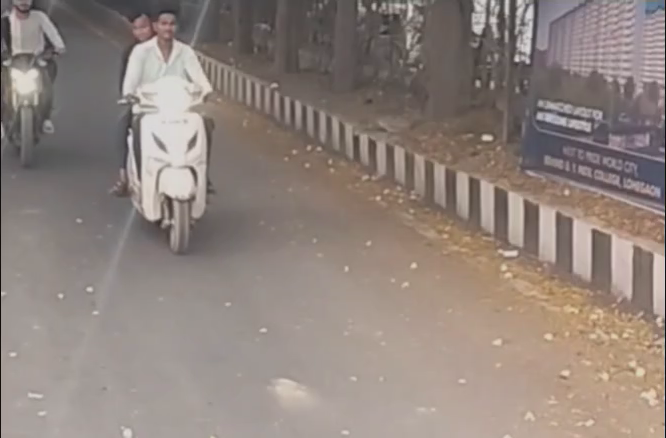
#> input picture frame 15 of model34000.mp4, 666 x 438 px, given in place of 33.mp4, which was not available
$ python main.py
#> lines starting #> are read from the running program, lines starting #| are printed output that depends on the picture; after the words box and inside, x2 and y2 are one past the last pixel; in counts of white or black regions, pixels touching at a corner belong together; pictures that were not available may be replaced by others from this repository, and a replacement may not be noted
import cv2
import numpy as np
import time

# Create a background subtraction object
fgbg = cv2.createBackgroundSubtractorMOG2()

# Open video file or capture device
cap = cv2.VideoCapture("33.mp4")

# Initialize variables
count = 0
width = int(cap.get(3))
height = int(cap.get(4))
vehicles = []  # List to store detected vehicles

while True:
    # Read a frame from the video
    ret, frame = cap.read()
#> frame is the input picture: shape (438, 666, 3); mean B, G, R 124.7, 131.3, 143.6

    # If frame was not captured properly, break out of loop
    if not ret:
        break

    # Apply background subtraction to obtain foreground mask
    fgmask = fgbg.apply(frame)
#> fgmask: shape (438, 666); every value is 127

    # Apply morphological transformations to remove noise
    kernel = cv2.getStructuringElement(cv2.MORPH_ELLIPSE, (5, 5))
    fgmask = cv2.morphologyEx(fgmask, cv2.MORPH_OPEN, kernel)

    # Find object in foreground mask
    contours, hierarchy = cv2.findContours(fgmask, cv2.RETR_EXTERNAL, cv2.CHAIN_APPROX_SIMPLE)
#> contours = [[[0, 0], [0, 437], [665, 437], [665, 0]]]

    # Loop over all contours and count vehicles
    for contour in contours:
        # Calculate contour area
        area = cv2.contourArea(contour)

        # contour area smaller than a threshold, ignore
        if area < 20000:
            continue

        # Draw bounding box around contour
        (x, y, w, h) = cv2.boundingRect(contour)
        cv2.rectangle(frame, (x, y), (x + w, y + h), (0, 255, 0), 2)

        # Check if the vehicle has already been counted
        new_vehicle = True
        for vehicle in vehicles:
            if abs(x - vehicle[0]) < 50 and abs(y - vehicle[1]) < 50:
                new_vehicle = False
                break

        # new vehicle add to count
        if new_vehicle:
            count += 1
            vehicles.append((x, y))
#> this loop made 1 pass
#> (contour, area, x, y, w, h, count) on pass 1: ([[0, 0], [0, 437], [665, 437], [665, 0]], 290605, 0, 0, 666, 438, 1)
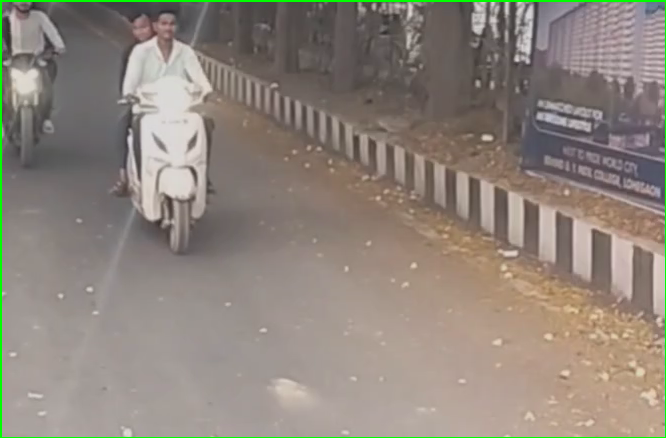
#> frame: shape (438, 666, 3); 1.13% of pixels changed, all inside (x1, y1, x2, y2) = (0, 0, 666, 438)
#> after the loop, count = 1; vehicles = [(0, 0)]

    # Display frame and count
    cv2.putText(frame, "Count: {}".format(count), (10, height - 50), cv2.FONT_HERSHEY_SIMPLEX, 0.7, (0, 0, 255), 2)
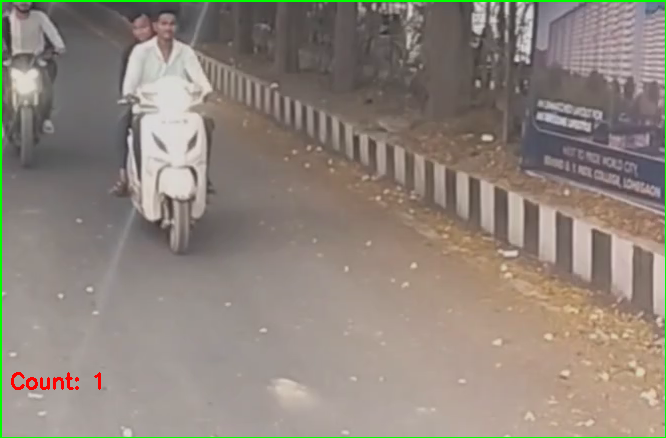
#> frame: shape (438, 666, 3); 0.18% of pixels changed, all inside (x1, y1, x2, y2) = (11, 372, 101, 390)
    cv2.imshow("Frame", frame)

    # stop
    if cv2.waitKey(1) & 0xFF == ord('q'):
#> (key q is pressed here)
        break

# Release video
cap.release()
cv2.destroyAllWindows()

# Print final count of all vehicles detected
print("vehicle_count:", count)
#| vehicle_count: 1

# Countdown timer based on vehicle count
if count == 0:
    countdown_seconds = 0
elif count < 5:
    countdown_seconds = 5
elif 5 <= count < 20:
    countdown_seconds = 10
else:
    countdown_seconds = 15

for i in range(countdown_seconds, 0, -1):
    print(i)
    time.sleep(1)

print("RED")

$ run again, starting later in the video
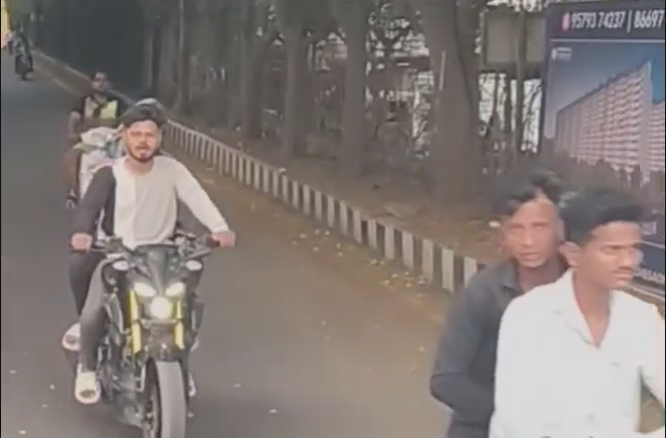
#> input picture frame 70 of model34000.mp4, 666 x 438 px, given in place of 33.mp4, which was not available
#> frame is the input picture: shape (438, 666, 3); mean B, G, R 117.9, 121.5, 130.5
#> fgmask: shape (438, 666); every value is 127
#> contours = [[[0, 0], [0, 437], [665, 437], [665, 0]]]
#> the loop `for contour in contours:` made 1 pass
#> (contour, area, x, y, w, h, count) on pass 1: ([[0, 0], [0, 437], [665, 437], [665, 0]], 290605, 0, 0, 666, 438, 1)
#> after the loop `for contour in contours:`:
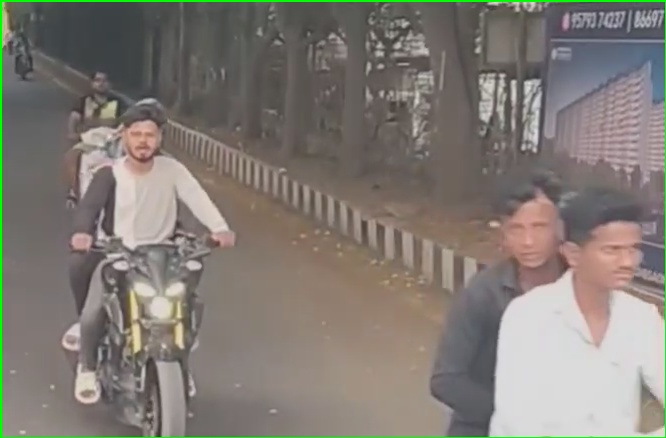
#> frame: shape (438, 666, 3); 1.13% of pixels changed, all inside (x1, y1, x2, y2) = (0, 0, 666, 438)
#> after the loop `for contour in contours:`: count = 1; vehicles = [(0, 0)]
#> `cv2.putText(frame, "Count: {}".format(count), (10, height - 50), cv2.F..`:
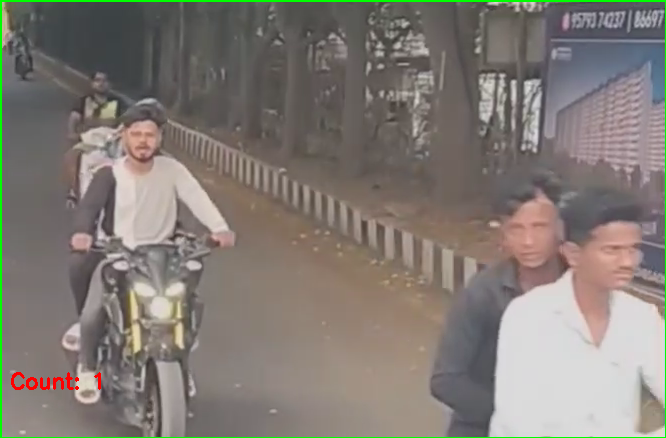
#> frame: shape (438, 666, 3); 0.18% of pixels changed, all inside (x1, y1, x2, y2) = (11, 372, 101, 390)
#| vehicle_count: 1

$ run again, starting later in the video
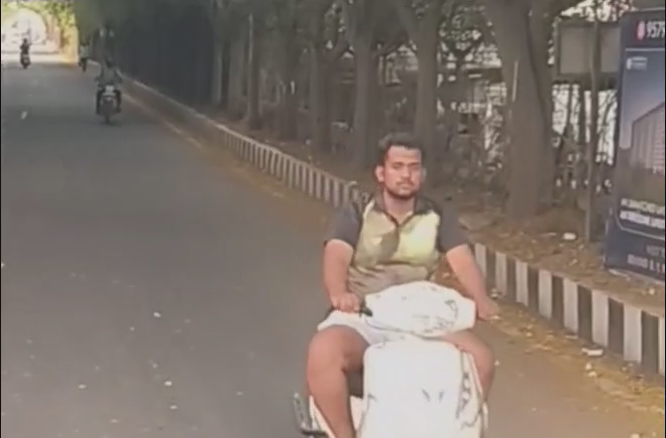
#> input picture frame 125 of model34000.mp4, 666 x 438 px, given in place of 33.mp4, which was not available
#> frame is the input picture: shape (438, 666, 3); mean B, G, R 108.1, 116.4, 128.3
#> fgmask: shape (438, 666); every value is 127
#> contours = [[[0, 0], [0, 437], [665, 437], [665, 0]]]
#> the loop `for contour in contours:` made 1 pass
#> (contour, area, x, y, w, h, count) on pass 1: ([[0, 0], [0, 437], [665, 437], [665, 0]], 290605, 0, 0, 666, 438, 1)
#> after the loop `for contour in contours:`:
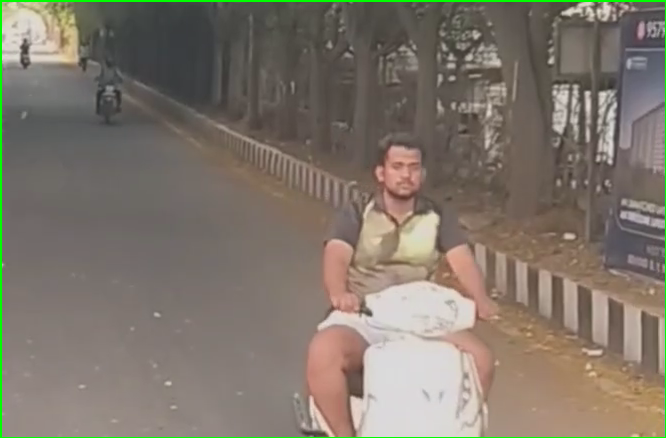
#> frame: shape (438, 666, 3); 1.13% of pixels changed, all inside (x1, y1, x2, y2) = (0, 0, 666, 438)
#> after the loop `for contour in contours:`: count = 1; vehicles = [(0, 0)]
#> `cv2.putText(frame, "Count: {}".format(count), (10, height - 50), cv2.F..`:
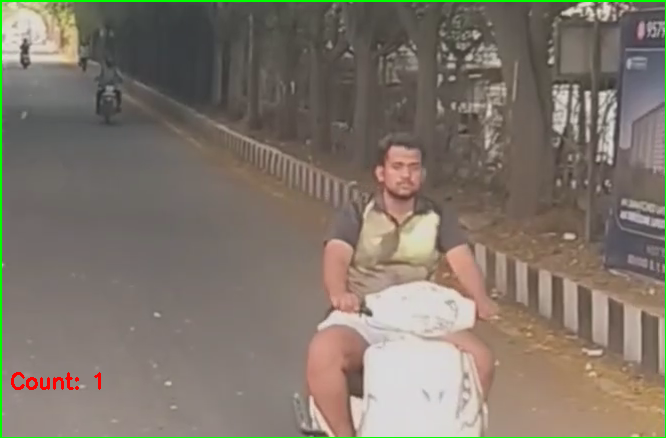
#> frame: shape (438, 666, 3); 0.18% of pixels changed, all inside (x1, y1, x2, y2) = (11, 372, 101, 390)
#| vehicle_count: 1
